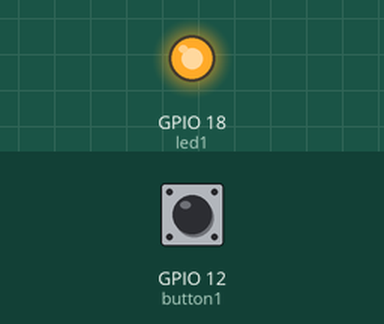
Recording of a program running on a simulated Raspberry Pi (BCM pin numbers). On the bench: output pins drawn as LEDs (lit = HIGH). Inputs (shaded band) come from the test bench; at power-on: GPIO 12 (button1) HIGH.

Above: at 1.2 s.
1.3 s: GPIO 12 (button1) pulled LOW for 0.15 s
At 1.9 s:
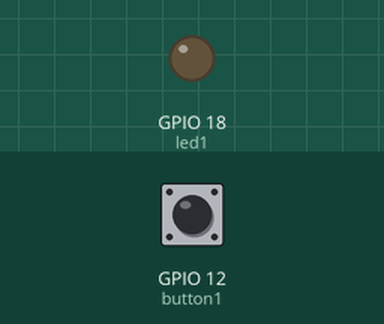
2.9 s: GPIO 12 (button1) pulled LOW for 1 s
At 4.3 s:
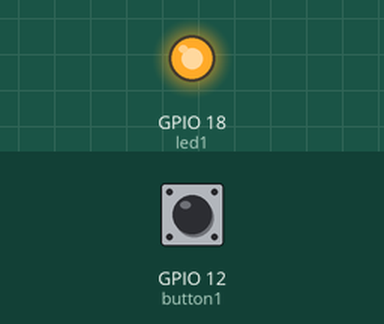
5.4 s: GPIO 12 (button1) pulled LOW for 3.2 s
At 6.2 s:
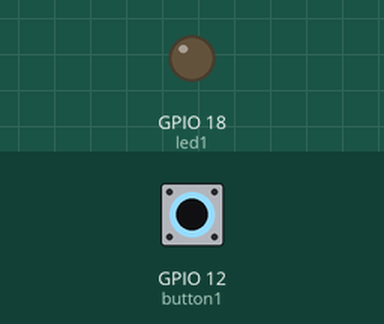
Timing chart, 0 to 8.4 s (numbered marks = the images above; inputs shaded):
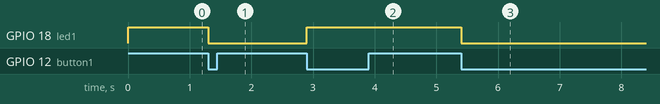

The program:

ledtest2.py
```python
#!/usr/bin/env python
import RPi.GPIO as gpio
from time import *

led1 = 18
button1 = 12
led1_status = False
button1_status = False

def setup():
	gpio.setmode(gpio.BCM)
	gpio.setup(led1, gpio.OUT)
	gpio.output(led1, gpio.HIGH)
	gpio.setup(button1, gpio.IN, pull_up_down=gpio.PUD_UP)

def switch():
	global led1_status
	if led1_status == False:
		led_on(led1)
		led1_status = True
	else:
		led_off(led1)
		led1_status = False

def loop():
	global button1_status
	while True:
		if gpio.input(button1) == False:
			if button1_status == False:
				button1_status = True
				switch()
				sleep(0.2)
		else:
			button1_status = False

def led_on(pin):
	gpio.output(pin, gpio.LOW)

def led_off(pin):
	gpio.output(pin, gpio.HIGH)

def destroy():
	led_off(led1)
	gpio.cleanup()

if __name__ == '__main__':
	setup()
	try:
		loop()
	except KeyboardInterrupt:
		destroy()
```

Measured:
- after the input at 1.3 s, GPIO 18 (led1): HIGH → LOW at once
- after the input at 2.9 s, GPIO 18 (led1): LOW → HIGH at once
- after the input at 5.4 s, GPIO 18 (led1): HIGH → LOW at once
